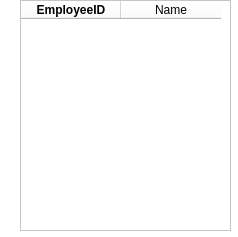
<?xml version="1.0" encoding="UTF-8"?>
<ui version="4.0">
 <class>EmployeeList</class>
 <widget class="QWidget" name="EmployeeList">
  <property name="geometry">
   <rect>
    <x>0</x>
    <y>0</y>
    <width>238</width>
    <height>237</height>
   </rect>
  </property>
  <property name="windowTitle">
   <string>Form</string>
  </property>
  <property name="layoutDirection">
   <enum>Qt::LeftToRight</enum>
  </property>
  <property name="autoFillBackground">
   <bool>false</bool>
  </property>
  <property name="styleSheet">
   <string notr="true">background-color: rgb(255, 255, 255);</string>
  </property>
  <widget class="QTableWidget" name="tableList">
   <property name="geometry">
    <rect>
     <x>20</x>
     <y>0</y>
     <width>211</width>
     <height>231</height>
    </rect>
   </property>
   <property name="accessibleDescription">
    <string notr="true"/>
   </property>
   <property name="styleSheet">
    <string notr="true">background-color: rgb(255, 255, 255);</string>
   </property>
   <property name="frameShadow">
    <enum>QFrame::Raised</enum>
   </property>
   <property name="lineWidth">
    <number>4</number>
   </property>
   <property name="midLineWidth">
    <number>4</number>
   </property>
   <property name="sortingEnabled">
    <bool>true</bool>
   </property>
   <column>
    <property name="text">
     <string>EmployeeID</string>
    </property>
    <property name="font">
     <font>
      <weight>75</weight>
      <bold>true</bold>
     </font>
    </property>
    <property name="textAlignment">
     <set>AlignHCenter|AlignTop</set>
    </property>
   </column>
   <column>
    <property name="text">
     <string>Name</string>
    </property>
    <property name="textAlignment">
     <set>AlignCenter</set>
    </property>
   </column>
  </widget>
 </widget>
 <resources/>
 <connections/>
</ui>
